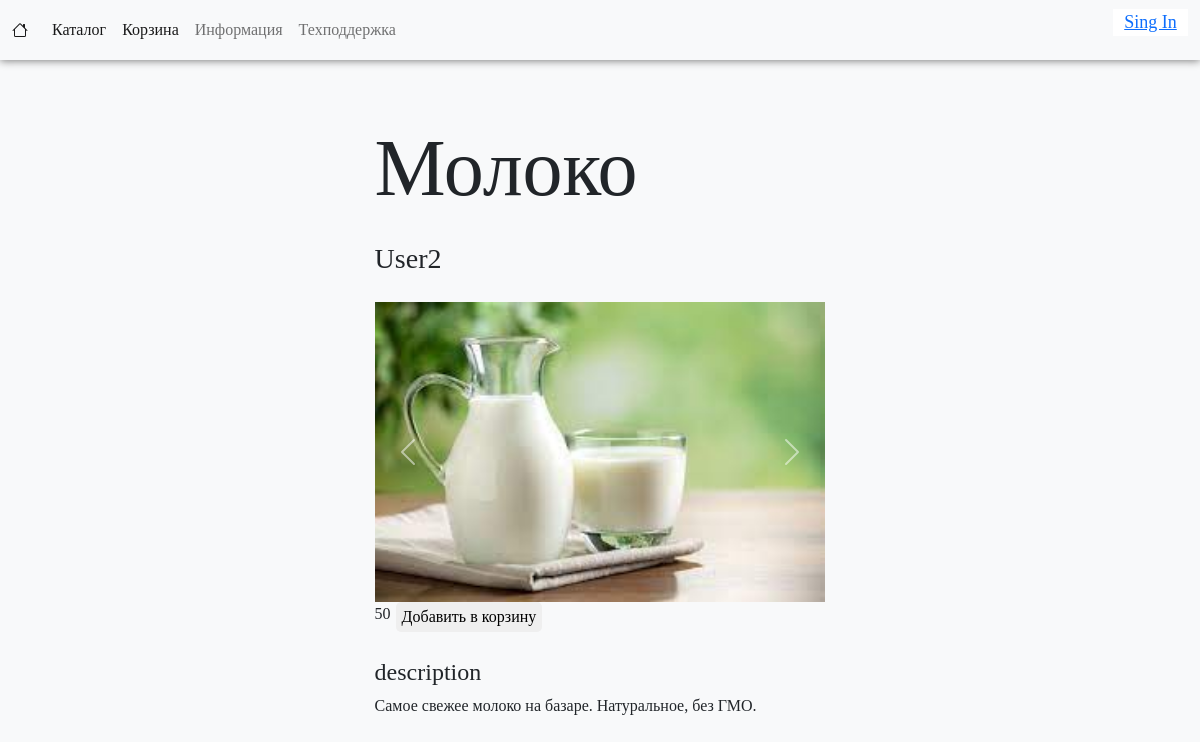
Page /product/1 on the committed database.
### data/product.py (models this page shows)
class Products(db_session.SqlAlchemyBase):
    __tablename__ = 'products'
    id = sqlalchemy.Column(sqlalchemy.Integer,
                           primary_key=True, autoincrement=True)
    user_id = sqlalchemy.Column(sqlalchemy.Integer, sqlalchemy.ForeignKey("users.id"))
    title = sqlalchemy.Column(sqlalchemy.String, nullable=True)
    prise = sqlalchemy.Column(sqlalchemy.Integer)
    description = sqlalchemy.Column(sqlalchemy.String)
    files = sqlalchemy.Column(sqlalchemy.String,
                              index=True, unique=True, nullable=True)
    users = sqlalchemy.orm.relationship('User')

### data/users.py (models this page shows, shortened)
class User(db_session.SqlAlchemyBase, UserMixin):
    __tablename__ = 'users'
    id = sqlalchemy.Column(sqlalchemy.Integer, primary_key=True, autoincrement=True)
    name = sqlalchemy.Column(sqlalchemy.String, nullable=True)
    email = sqlalchemy.Column(sqlalchemy.String, index=True, unique=True, nullable=True)
    hashed_password = sqlalchemy.Column(sqlalchemy.String, nullable=True)
    product = sqlalchemy.orm.relationship("Products", back_populates='users')
    cart = sqlalchemy.orm.relationship("Cart", back_populates='users')

### Blueprints/BP_product.py (the view, shortened to what this page needs)
@blueprint.route('/product/<id_p>', methods=['GET', 'POST'])
def render_product(id_p):
    db_sess = create_session()
    product = db_sess.query(Products).filter(Products.id == id_p).first()
    if request.method == 'GET':
        if not product:
            return 'такого нету'
        params = {
            "title": product.title,
            'user': db_sess.query(User).filter(User.id == product.user_id).first().name,
            'price': product.prise,
            'description': product.description,
            'files': product.files.split(':')
        }
        return render_template('html_files/product.html', **params)

### data/db_session.py (called while the page is built)
def create_session() -> Session:
    global __factory
    return __factory()

### templates/html_files/product.html (shortened to what this page needs)
{% extends "html_files/base.html" %}
{% block content %}
    <link rel="stylesheet" href="../../static/css_files/css_product.css">
    <main>
            <div class="params">
                <h2>{{title}}</h2>
                <h3>{{user}}</h3>
                <div class="image_cursel">
                <div id="carouselExampleControls" class="carousel slide" data-ride="carousel">
                  <div class="carousel-inner">
                      {% for image in files %}
                          {% if loop.first %}
                                <div class="carousel-item active">
                                  <img src="../../static/img/product's_image/{{ image }}" class="d-block w-100" alt="image">
                                </div>
                          {% else %}
                                <div class="carousel-item">
                                  <img src="../../static/img/product's_image/{{ image }}" class="d-block w-100" alt="image">
                                </div>
                          {% endif %}
                        {% endfor %}
                  </div>
                  <a class="carousel-control-prev" href="#carouselExampleControls" role="button" data-slide="prev">
                    <span class="carousel-control-prev-icon" aria-hidden="true"></span>
                  </a>
                  <a class="carousel-control-next" href="#carouselExampleControls" role="button" data-slide="next">
                    <span class="carousel-control-next-icon" aria-hidden="true"></span>
                  </a>
                </div>
                <form class="buy" method="post">
                    <p>{{ price }}</p>
                    <button type="submit" name="buy">Добавить в корзину</button>
                </form>
                <h4>description</h4>
                <p>{{ description }}</p>
                </div>
            </div>
    </main>
{% endblock %}

### static/css_files/css_main.css (style rules this page uses)
body { background-color: #f8f9fa; font-family: Calibri; }
main { display: flex; width: 80%; margin: 0 auto; padding-top: 10%; justify-content: center; }

### static/css_files/css_product.css (style rules this page uses)
img { width: 500px; height: 300px; }
main { display: flex; justify-content: center; height: 100vh; width: 70%; }
h2 { font-size: 5rem; }
.params { display: flex; flex-direction: column; gap: 18px; }
.buy { display: flex; gap: 5px; }
.buy button { height: 30px; border: 0; border-radius: 5px; }

### rows in the picture
Products: title "Молоко", description "Самое свежее молоко на базаре. Натуральное, без ГМО."
User: name "User2"

### other values in the picture
{{ price }} "50"
